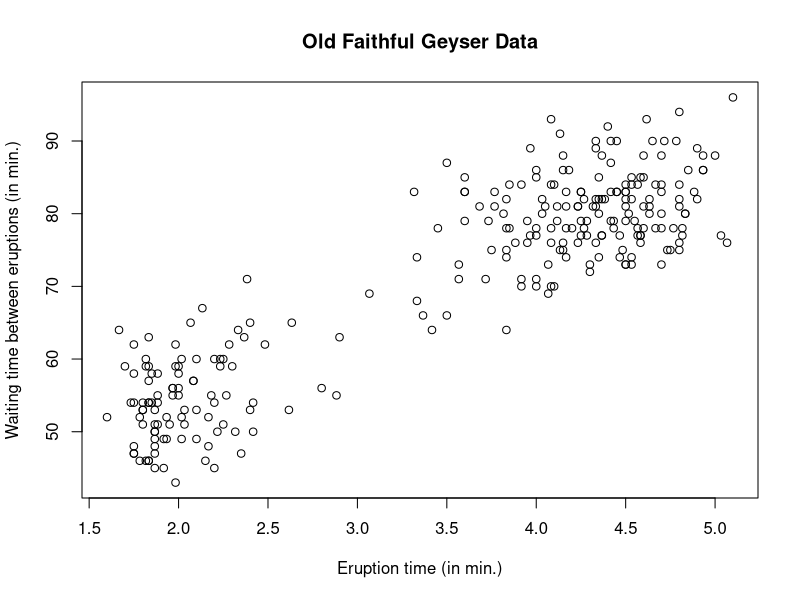
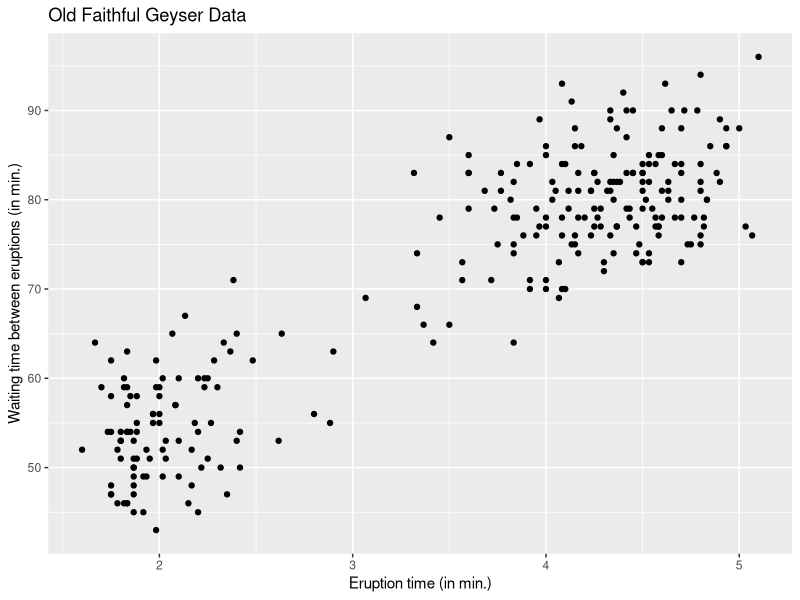
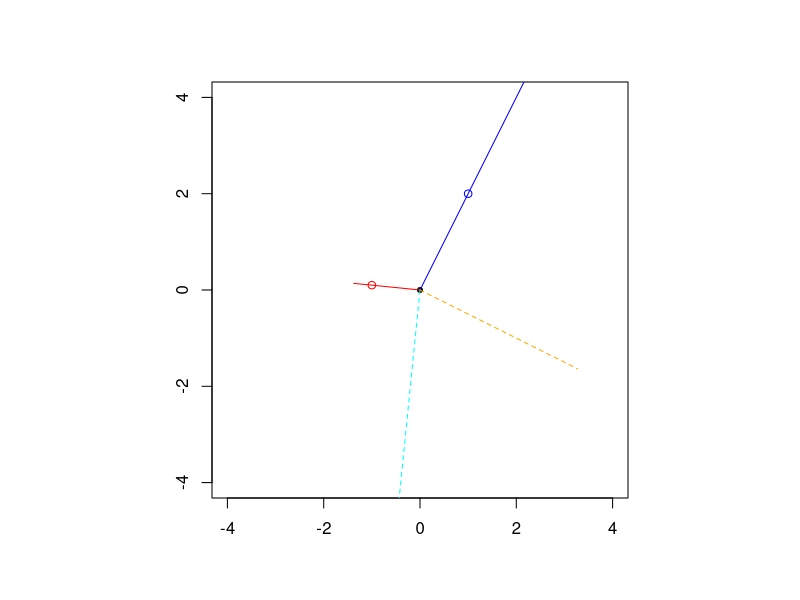

Source code (R) for these figures, in order:
## ---- chunk 1
# Load Old faithful dataset
data(faithful, package = "datasets")
# Query the database for documentation
?faithful
# look at first entries
head(faithful)
str(faithful)
# What kind of object is faithful? 
class(faithful)
## ---- chunk 2
# Scatterplots
# Using default R commands
plot(waiting ~ eruptions, data = faithful, 
     xlab = "Eruption time (in min.)", 
     ylab = "Waiting time between eruptions (in min.)",
     main = "Old Faithful Geyser Data")
#using the grammar of graphics (more modular)
#install.packages("ggplot2") #do this once only
library(ggplot2)
ggplot2::ggplot(data = faithful, aes(x = eruptions, y = waiting)) + 
  geom_point() +  
  labs(title = "Old Faithful Geyser Data", 
       x = "Eruption time (in min.)", 
       y = "Waiting time between eruptions (in min.)")
## ---- chunk 3
## Manipulating matrices
n <- nrow(faithful)
p <- ncol(faithful)
y <- faithful$waiting
X <- cbind(1, faithful$eruptions)
## ---- chunk 4
Hx <- X %*% solve(crossprod(X)) %*% t(X)
# Create projection matrix onto complement 
# `diag(n)` is the n by n identity matrix
Mx <- diag(n) - Hx
#Check that projection leaves X invariant
isTRUE(all.equal(X, Hx %*% X))
#Check that orthogonal projection maps X to zero matrix of dimension (n, p)
isTRUE(all.equal(matrix(0, nrow = n, ncol = p), Mx %*% X))
#Check that the matrix Hx is idempotent
isTRUE(all.equal(Hx %*% Hx, Hx))
#Check that the matrix Hx is symmetric
isTRUE(all.equal(t(Hx), Hx))
#Check that only a two eigenvalue are 1 and the rest are zero
isTRUE(all.equal(eigen(Hx, only.values = TRUE)$values, c(rep(1, p), rep(0, n - p))))
#Check that the matrix has rank p
isTRUE(all.equal(Matrix::rankMatrix(Hx), p, check.attributes = FALSE))
## ---- chunk 5
#Create two vectors (non-parallel)
x <- c(1, 2)
w <- c(-1, 0.1)
#Create oblique projection matrix
P <- x %*% solve(t(w) %*% x) %*% t(w)

isTRUE(all.equal((P %*% P), P)) #P is idempotent
P - t(P) #but not symmetric
## ---- chunk 6
#Project a third vector `vec' onto P, P transpose, I-P, I-(P transpose)
vec <- c(1.9, -1.5)
vec_P <- P %*% vec
vec_Pt <- t(P) %*% vec
vec_Id_minus_P <- (diag(2)-P) %*% vec 
#diag: diagonal matrix, default to identity
vec_Id_minus_Pt <- (diag(2)-t(P)) %*% vec

#Plot the resulting vector along with the two vectors x and w (points)
par(pty = "s") #graphical console parameters (square region)
plot(NULL, xlab = "", ylab = "", xlim = c(-4, 4), ylim = c(-4, 4))
#create empty plot with labels x and y, on square region [-4,4]^2
points(0, 0, pch = 20) #points: add points to existing plot
points(x[1], x[2], col = "blue")
points(w[1], w[2], col = "red")
# blue line for P, dashed blue for I-P, red for Pt, red dashed for I-Pt
segments(x0 = 0, y0 = 0, x1 = vec_P[1], y1 = vec_P[2], col = "blue")
segments(x0 = 0, y0 = 0, x1 = vec_Pt[1], y1 = vec_Pt[2], col = "red")
segments(x0 = 0, y0 = 0, x1 = vec_Id_minus_P[1], y1 = vec_Id_minus_P[2], col = "cyan", lty = 2)
segments(x0 = 0, y0 = 0, x1 = vec_Id_minus_Pt[1], y1 = vec_Id_minus_Pt[2], col = "orange", lty = 2)

